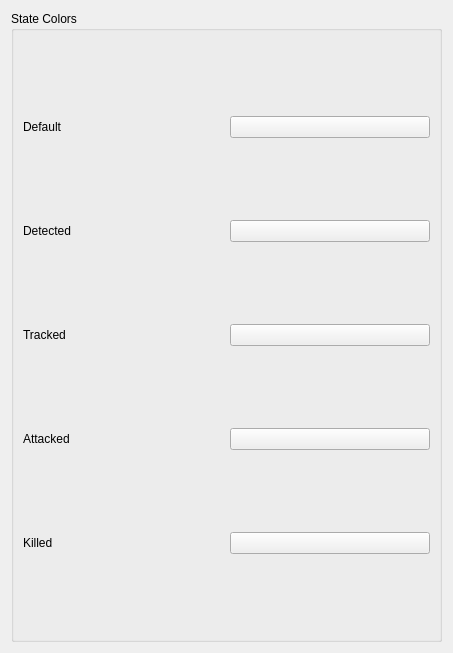
<?xml version="1.0" encoding="UTF-8"?>
<ui version="4.0">
 <class>WkfPlatformHistoryStatePrefWidget</class>
 <widget class="QWidget" name="WkfPlatformHistoryStatePrefWidget">
  <property name="geometry">
   <rect>
    <x>0</x>
    <y>0</y>
    <width>453</width>
    <height>653</height>
   </rect>
  </property>
  <property name="windowTitle">
   <string>Platform History</string>
  </property>
  <layout class="QVBoxLayout" name="layout_1">
   <item>
    <widget class="QGroupBox" name="stateColors">
     <property name="title">
      <string>State Colors</string>
     </property>
     <layout class="QGridLayout" name="gridLayout_2">
      <item row="1" column="0">
       <widget class="QLabel" name="label_6">
        <property name="toolTip">
         <string>&lt;html&gt;&lt;head/&gt;&lt;body&gt;&lt;p&gt;The color of the trace line while the platform is being detected by another platform.&lt;/p&gt;&lt;/body&gt;&lt;/html&gt;</string>
        </property>
        <property name="text">
         <string>Detected</string>
        </property>
       </widget>
      </item>
      <item row="2" column="1">
       <widget class="UtQtColorButton" name="mTrackedColor">
        <property name="toolTip">
         <string>&lt;html&gt;&lt;head/&gt;&lt;body&gt;&lt;p&gt;The color of the trace line while the platform is being tracked.&lt;/p&gt;&lt;/body&gt;&lt;/html&gt;</string>
        </property>
        <property name="enabled">
         <bool>true</bool>
        </property>
        <property name="text">
         <string/>
        </property>
       </widget>
      </item>
      <item row="3" column="1">
       <widget class="UtQtColorButton" name="mAttackedColor">
        <property name="toolTip">
         <string>&lt;html&gt;&lt;head/&gt;&lt;body&gt;&lt;p&gt;The color of the trace line while the platform is being attacked.&lt;/p&gt;&lt;/body&gt;&lt;/html&gt;</string>
        </property>
        <property name="enabled">
         <bool>true</bool>
        </property>
        <property name="text">
         <string/>
        </property>
       </widget>
      </item>
      <item row="0" column="1">
       <widget class="UtQtColorButton" name="mDefaultColor">
        <property name="toolTip">
         <string>&lt;html&gt;&lt;head/&gt;&lt;body&gt;&lt;p&gt;The default color of the trace line.&lt;/p&gt;&lt;/body&gt;&lt;/html&gt;</string>
        </property>
        <property name="enabled">
         <bool>true</bool>
        </property>
        <property name="text">
         <string/>
        </property>
       </widget>
      </item>
      <item row="3" column="0">
       <widget class="QLabel" name="label_8">
        <property name="toolTip">
         <string>&lt;html&gt;&lt;head/&gt;&lt;body&gt;&lt;p&gt;The color of the trace line while the platform is being attacked.&lt;/p&gt;&lt;/body&gt;&lt;/html&gt;</string>
        </property>
        <property name="text">
         <string>Attacked</string>
        </property>
       </widget>
      </item>
      <item row="1" column="1">
       <widget class="UtQtColorButton" name="mDetectedColor">
        <property name="toolTip">
         <string>&lt;html&gt;&lt;head/&gt;&lt;body&gt;&lt;p&gt;The color of the trace line while the platform is being detected by another platform.&lt;/p&gt;&lt;/body&gt;&lt;/html&gt;</string>
        </property>
        <property name="enabled">
         <bool>true</bool>
        </property>
        <property name="text">
         <string/>
        </property>
       </widget>
      </item>
      <item row="0" column="0">
       <widget class="QLabel" name="label_5">
        <property name="toolTip">
         <string>&lt;html&gt;&lt;head/&gt;&lt;body&gt;&lt;p&gt;The default color of the trace line.&lt;/p&gt;&lt;/body&gt;&lt;/html&gt;</string>
        </property>
        <property name="text">
         <string>Default</string>
        </property>
       </widget>
      </item>
      <item row="4" column="0">
       <widget class="QLabel" name="label_9">
        <property name="toolTip">
         <string>&lt;html&gt;&lt;head/&gt;&lt;body&gt;&lt;p&gt;The color of the trace line while the platform is being killed.&lt;/p&gt;&lt;/body&gt;&lt;/html&gt;</string>
        </property>
        <property name="text">
         <string>Killed</string>
        </property>
       </widget>
      </item>
      <item row="2" column="0">
       <widget class="QLabel" name="label_7">
        <property name="toolTip">
         <string>&lt;html&gt;&lt;head/&gt;&lt;body&gt;&lt;p&gt;The color of the trace line while the platform is being tracked.&lt;/p&gt;&lt;/body&gt;&lt;/html&gt;</string>
        </property>
        <property name="text">
         <string>Tracked</string>
        </property>
        </widget>
       </item>
      <item row="4" column="1">
       <widget class="UtQtColorButton" name="mKilledColor">
        <property name="toolTip">
         <string>&lt;html&gt;&lt;head/&gt;&lt;body&gt;&lt;p&gt;The color of the trace line while the platform is being killed.&lt;/p&gt;&lt;/body&gt;&lt;/html&gt;</string>
        </property>
        <property name="enabled">
         <bool>true</bool>
        </property>
        <property name="text">
         <string/>
        </property>
       </widget>
      </item>
     </layout>
    </widget>
   </item>
  </layout>
 </widget>
 <customwidgets>
  <customwidget>
   <class>UtQtColorButton</class>
   <extends>QPushButton</extends>
   <header>UtQtColorButton.hpp</header>
  </customwidget>
 </customwidgets>
 <tabstops/>
 <resources/>
 <connections/>
</ui>
